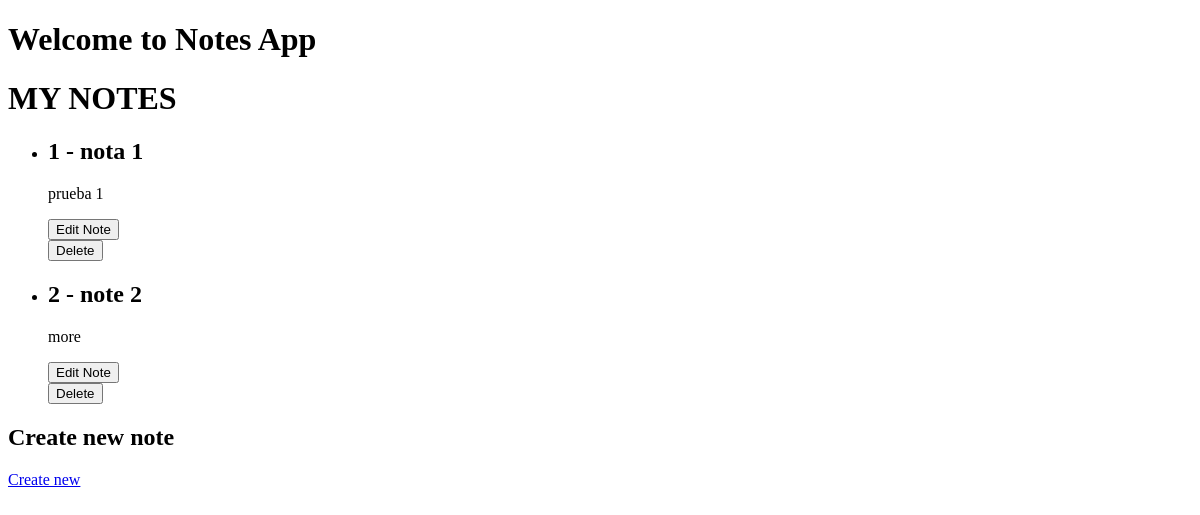
Before: / with the older database file.
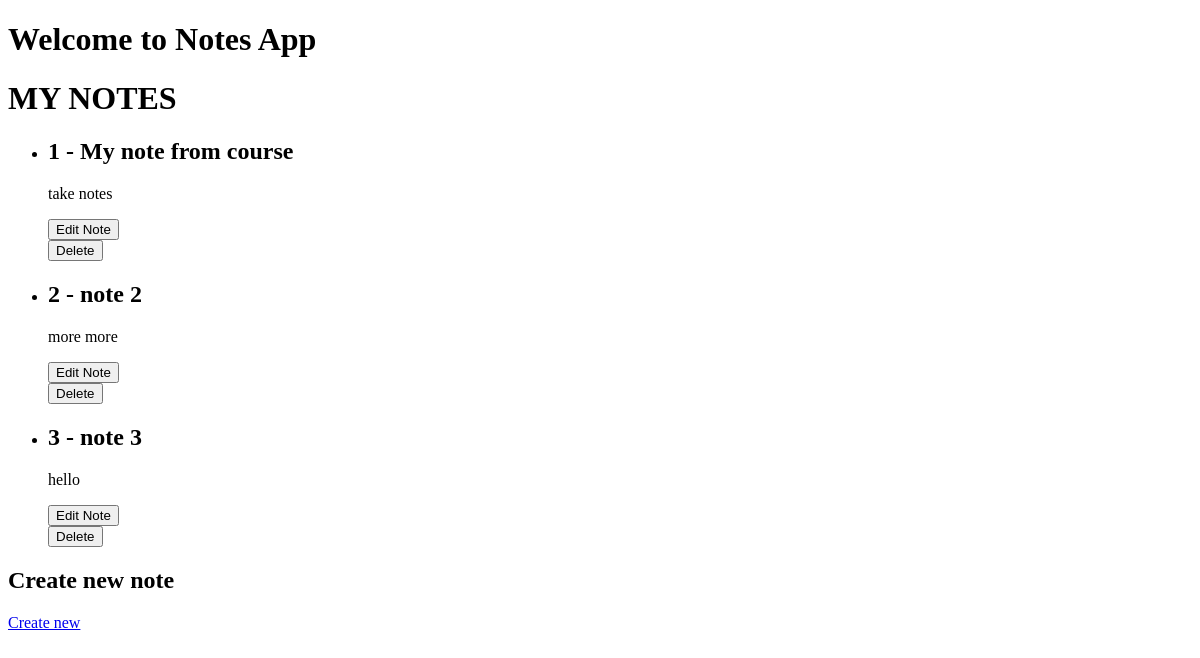
After: the same page with the newer database file.
### app.py (models this page shows, shortened)
class Note(db.Model):
    id = db.Column(db.Integer, primary_key=True)
    title = db.Column(db.String(100), nullable=False)
    content = db.Column(db.String(200), nullable=False)
    created_at = db.Column(db.DateTime, default=datetime.now(timezone.utc), nullable=False)
    updated_at = db.Column(db.DateTime, default=datetime.now(timezone.utc), onupdate=datetime.now(timezone.utc), nullable=False)

### app.py (the view)
@app.route("/")
def home():
    notes = Note.query.all()
    return render_template("home.html", notes=notes)

### templates/home.html (shortened to what this page needs)
<!DOCTYPE html>
<html lang="en">
<head>
</head>
<body>
    <h1>Welcome to Notes App</h1>
    <h1>MY NOTES</h1>
    <ul>
    {% for note in notes %}
        <li>
            <h2>{{ note.id }} - {{ note.title }}</h2>
            <p>{{ note.content }}</p>
            <button onclick="window.location.href='{{ url_for('edit_note',id=note.id) }}'">
                Edit Note
            </button>
            <form
                action="{{ url_for('delete_note', id=note.id) }}"
                method="post"
                onsubmit="return confirm('Are you sure you want to delete this note?');"
                >
                <button type="submit">Delete</button>
            </form>
        </li>
        {% else %}
        <p>No notes created yet</p>
    {% endfor %}
    </ul>
    <h2>Create new note</h2>
    <a href="{{ url_for('create_note') }}">Create new</a>
</html>

Changed rows visible on the page:
changed Note id 1: title "nota 1" → "My note from course"; content "prueba 1" → "take notes"
changed Note "note 2": content "more" → "more more"
added Note: id "3", title "note 3", content "hello"
